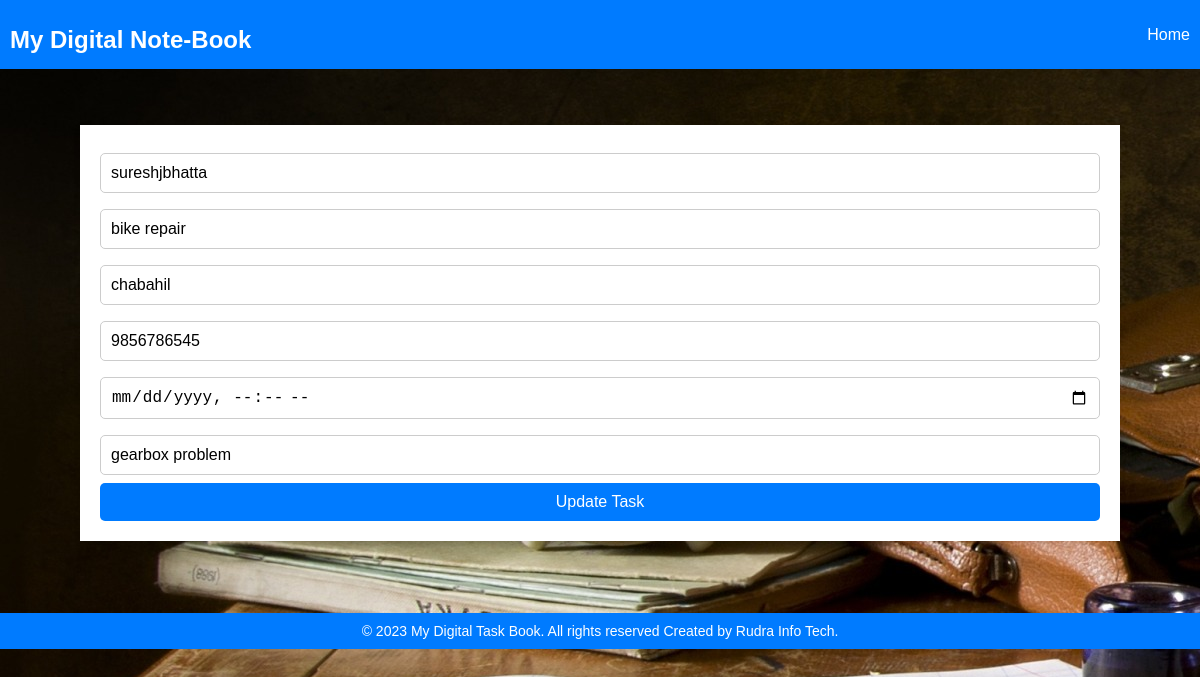
Before: /update/9 with the older database file.
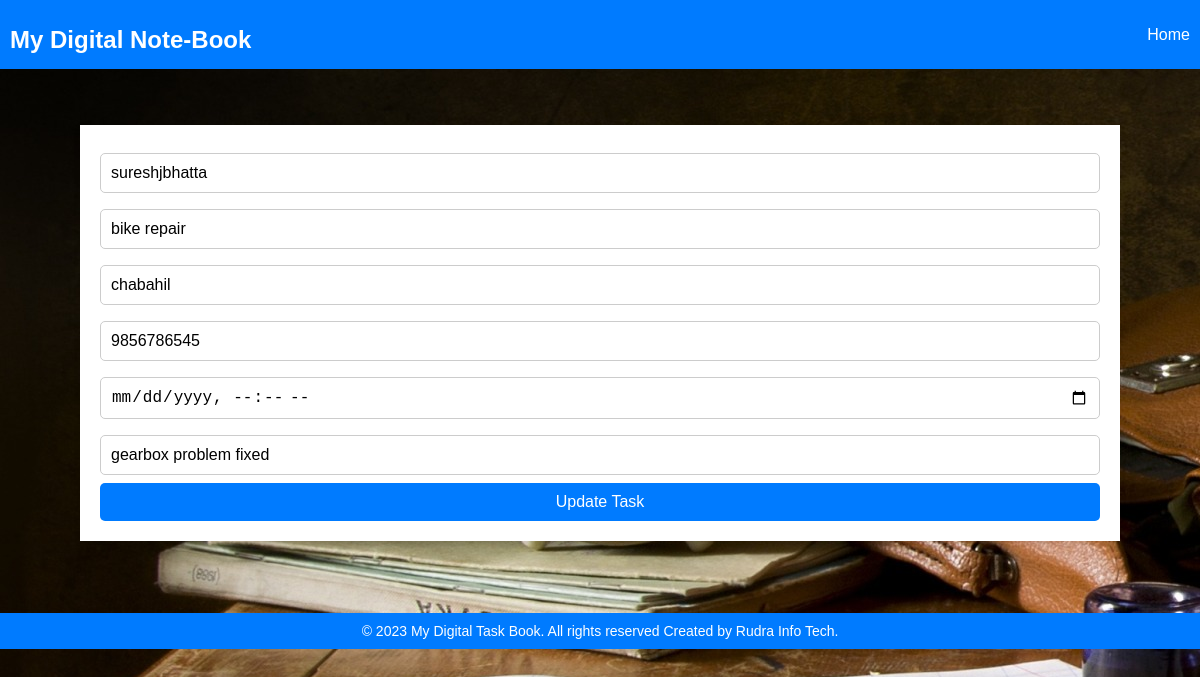
After: the same page with the newer database file.
### taskbook/models.py (models this page shows, shortened)
class TaskInfo(models.Model):
      usertask = models.CharField(blank=False,null=False,max_length=150)
      taskname=models.CharField(max_length=250)
      location=models.CharField(max_length=250)
      mobile=models.IntegerField()
      timedate=models.DateTimeField()
      details=models.TextField(max_length=400)
      class Meta:
        db_table = "taskinfo"

### taskbook/views.py (the view, shortened to what this page needs)
# urls.py: path('update/<int:id>',views.updateTask, name='updatepage'),
def updateTask(request,id):
    tasks=TaskInfo.objects.get(id=id)#gets the tasks that you had clicked to update
    return render(request,'taskbook/update.html',{'tasks':tasks})# these tasks are the older information of task

### taskbook/templates/taskbook/update.html (shortened to what this page needs)
{% load static %}
{% include 'taskbook/header.html' %}
   <link rel="stylesheet" href="{% static 'taskbook/css/update.css' %}">
</head>
<body style="background-image:url(taskbook/static/taskbook/images/book.jpg);" >
    <br><br>
    <div class="container">
        <form method="post">
            <input type="text" name="taskid" value="{{ tasks.usertask }}">
            <input type="text" name="taskname" value="{{ tasks.taskname }}">
            <input type="text" name="location" value="{{ tasks.location }}">
            <input type="number" name="mobile" value="{{ tasks.mobile }}">
            <input type="datetime-local" name="timedate" value="{{ tasks.datetime }}">
            <input type="detail" name="details" value="{{ tasks.details }}">
            <input type="submit" name="updatetask" value="Update Task">
        </form>
    </div>
    <br><br><br><br>
{% include 'taskbook/footer.html' %}

### taskbook/templates/taskbook/header.html (shortened to what this page needs)
{% load static %}
<!DOCTYPE html>
<html>
<head>
<link rel="stylesheet" href="{% static 'taskbook/css/header.css' %}">
</head>
<body style="background-image:url(taskbook/static/taskbook/images/book.jpg);
" >
    <header>
        <h1>My Digital Note-Book</h1>
        <a href="{% url 'homepage' %}">Home </a>
    </header>

### taskbook/templates/taskbook/footer.html
{% load static %}
<link rel="stylesheet" href="{% static 'taskbook/css/header.css' %}">
<footer class="footer">
    <div class="footer-content">
        &copy; 2023 My Digital Task Book. All rights reserved Created by Rudra Info Tech.
    </div>
</footer>

### taskbook/static/taskbook/css/header.css (style rules this page uses)
.footer { text-align: center; padding: 10px 0; background-color: #007bff; color: white; bottom: 0; width: 100%; }
.footer-content { font-size: 14px; }
body { font-family: Arial, sans-serif; background-color: #f0f0f0; margin: 0; padding: 0; }
.container { max-width: 1000px; margin: 0 auto; padding: 20px; }
header { display: flex; justify-content: space-between; align-items: center; margin-bottom: 20px; padding: 10px; background-color: #007bff; color: white; }
header a { color: white; text-decoration: none; }
h1 { font-size: 24px; margin-bottom: 5px; }
a { text-decoration: none; color: #007bff; }

### taskbook/static/taskbook/css/update.css (style rules this page uses)
body { font-family: Arial, sans-serif; margin: 0; padding: 0; }
.container { max-width: 500px; margin: 0 auto; padding: 20px; background-color: white; box-shadow: 0 2px 6px rgba(0, 0, 0, 0.1); }
form { display: flex; flex-direction: column; }
input[type="text"], input[type="number"], input[type="datetime-local"], input[type="detail"] { margin: 8px 0; padding: 10px; border: 1px solid #ccc; border-radius: 5px; font-size: 16px; }
input[type="submit"] { background-color: #007bff; color: white; cursor: pointer; padding: 10px; border: none; border-radius: 5px; font-size: 16px; }

Changed rows visible on the page:
changed TaskInfo "sureshjbhatta": details "gearbox problem" → "gearbox problem fixed"
